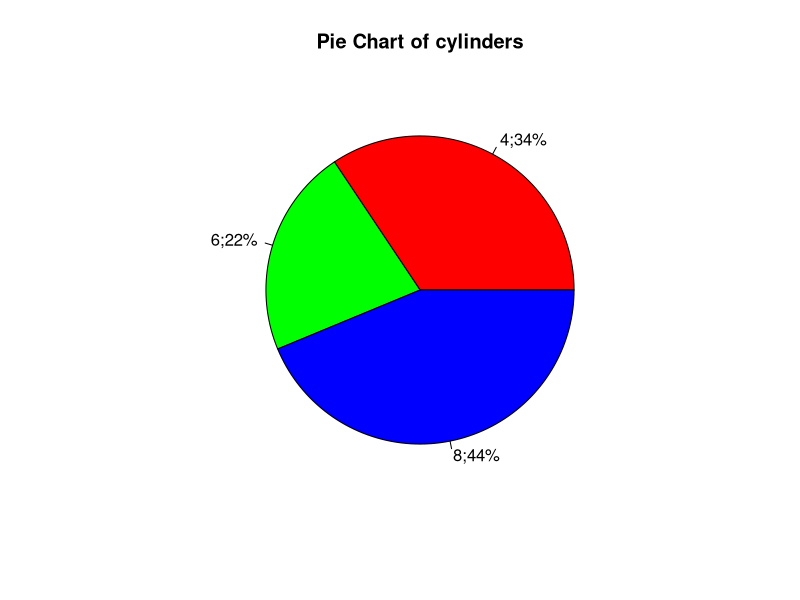
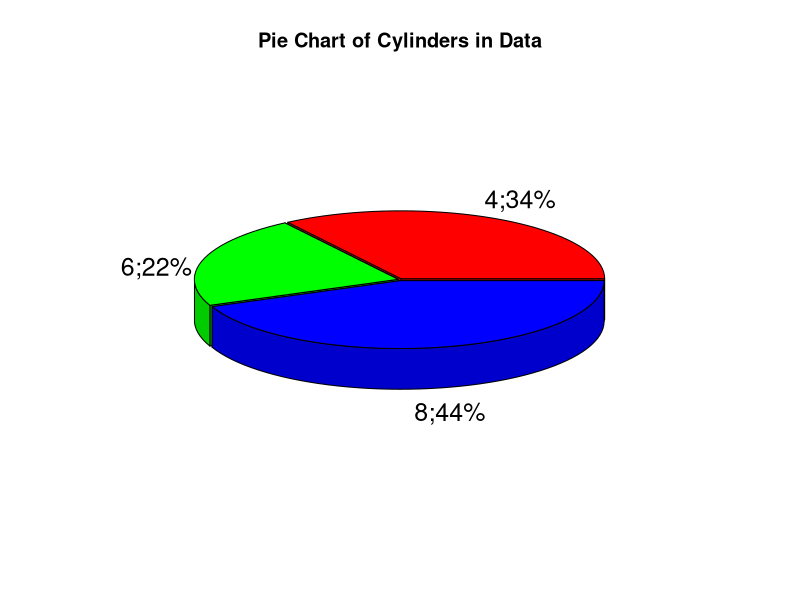
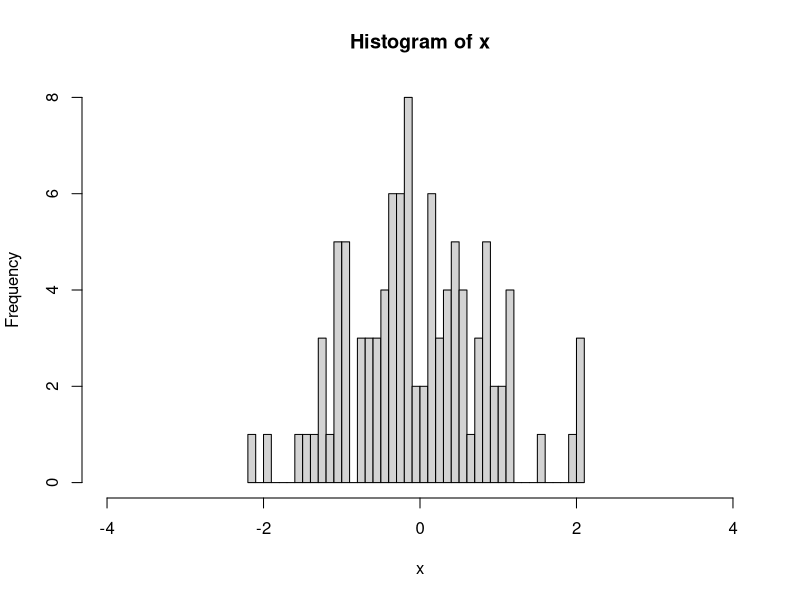
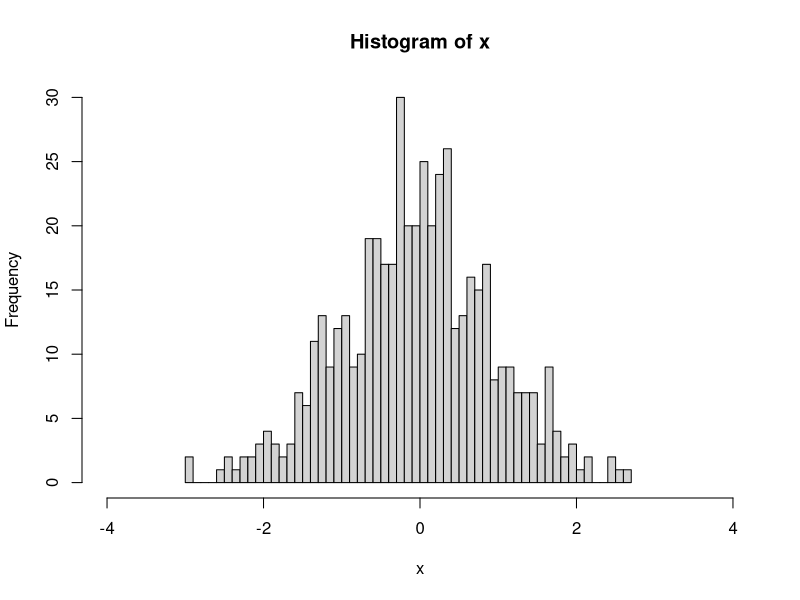
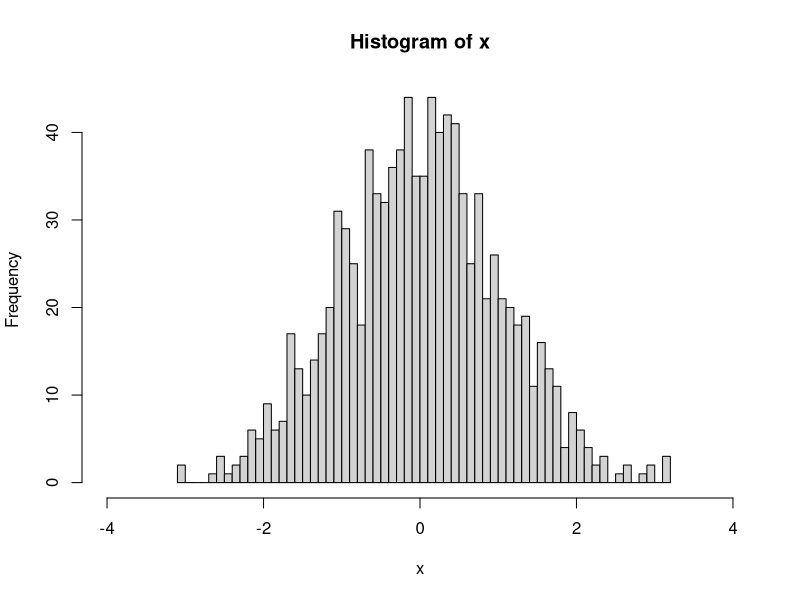
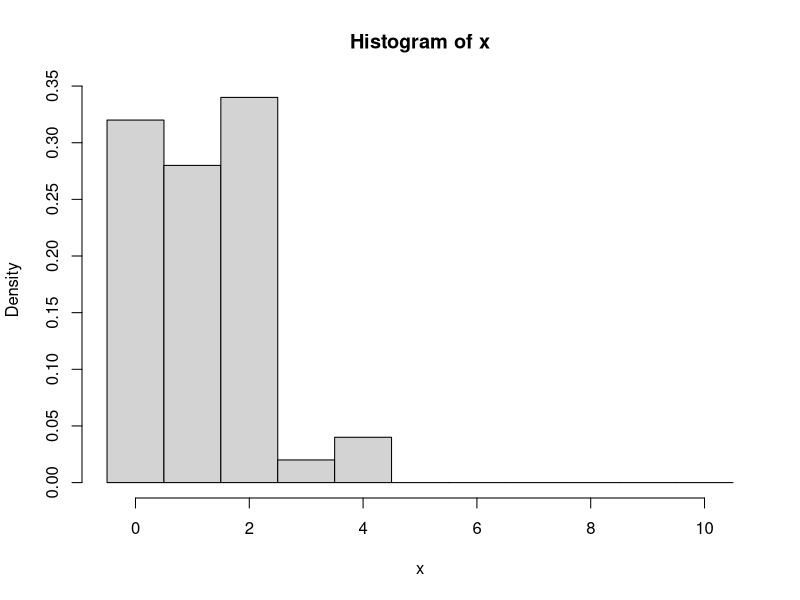
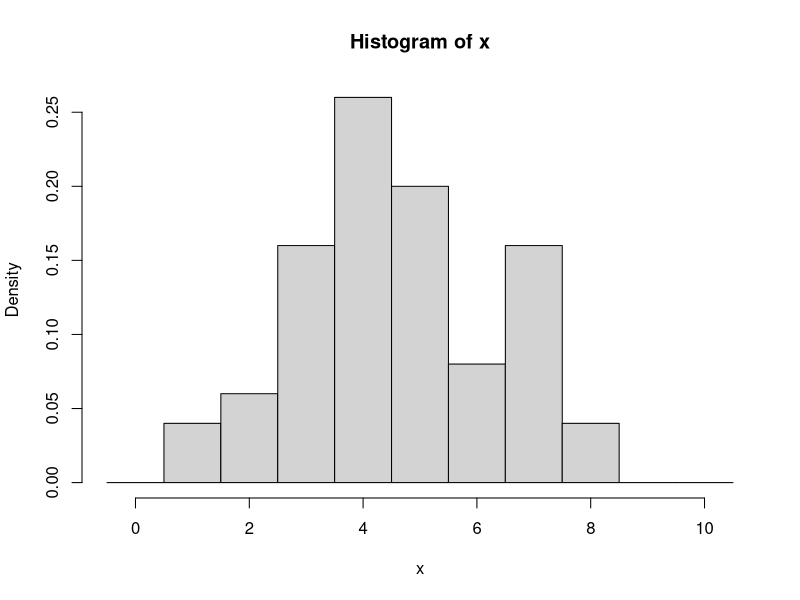
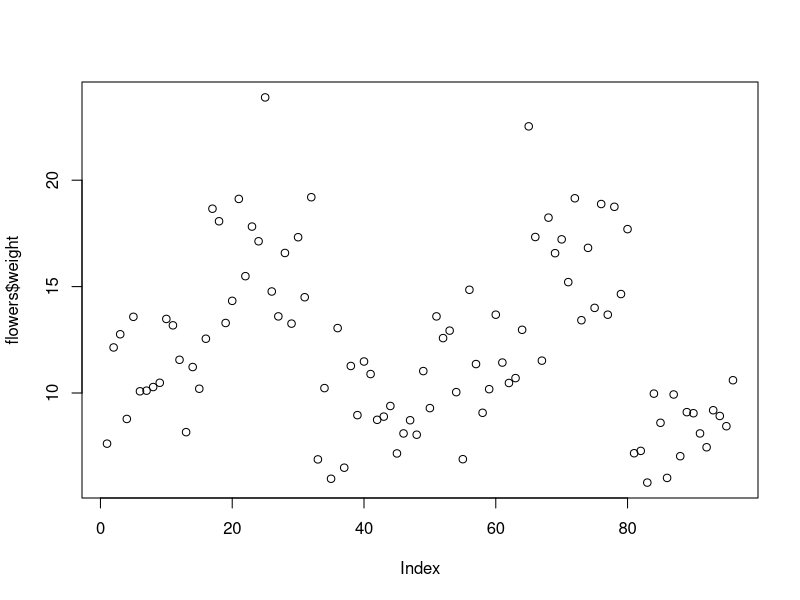

Write the R code that produced these figures, in order. (Note: this script raises an error after producing the figures.)
?mtcars
#pie charts
head(mtcars)
str(mtcars)

counts <- table(mtcars$cyl)

counts <- as.vector(table(mtcars$cyl))
lbls <- c("4", "6", "8")
pct <- round(counts/sum(counts)*100)
lbls <- paste(lbls, pct, sep=";")
lbls <- paste(lbls, "%", sep="")
pie(counts, labels = lbls, col = rainbow(length(lbls)),main = "Pie Chart of cylinders")
install.packages("plotrix")
library(plotrix)


counts = as.vector(table(mtcars$cyl))
lbls <- c("4","6","8")
pct <- round(counts/sum(counts)*100)
lbls <- paste(lbls,pct,sep = ";")
lbls <- paste(lbls, "%", sep = "")
pie3D(counts, labels = lbls, col = rainbow(length(lbls)),explode = 0.01, main = "Pie Chart of Cylinders in Data")


#Normal Distribution
#Sample Size n = 100

set.seed(12)
?set.seed
x <- rnorm(n = 100, mean = 0, sd = 1)
hist(x, breaks = 50, xlim=c(-4,4))


x <- rnorm(n = 500, mean = 0, sd = 1)
hist(x, breaks = 50, xlim = c(-4,4))

x <- rnorm(n = 1000, mean = 0, sd = 1)
hist(x, breaks = 50, xlim = c(-4,4))

set.seed(123456)
x <- rbinom(n = 50, size = 10, prob = 0.1)
hist(x, freq = F, breaks = seq(from = -0.5, to = 10.5, by = 1))

x <- rbinom(n = 50, size = 10, prob = 0.5)
hist(x, freq = F, breaks = seq(from = -0.5, to = 10.5, by = 1))

png("four-hists.png", width = 1000, height = 500)

t = (-400:400)/100; set.seed(12)
par(mfrow = c(2,2))
for(n in c(100,500,1000,5000)){
  x <- rnorm(n = n, mean = 0, sd = 1)
  hist(x, breaks = 50, freq = F, main = paste("n=", n), xlim = c(-4,4),ylim = c(0,0.8))
  lines(t, dnorm(t,0,1), lwd = 2, col = "blue")  
}

dev.off()

mycolors = c("#FF00FF","#8C1D40","#FFC627","#00FFFF")
png("four-hists-w-col.png", width = 1000, height = 500)

t = (-400:400)/100; set.seed(12)
par(mfrow = c(2,2))

iter = 0
for(n in c(100, 500, 1000, 5000)){
  iter = iter + 1
  x <- rnorm(n = n, mean = 0, sd = 1)
  hist(x, breaks = 50, freq = F, main = paste("n" = n), col = mycolors[iter], xlim = c(-4,4), ylim = c(0,0.8))
  lines(t, dnorm(t,0,1), lwd = 2, col = "blue")
}

dev.off()

getwd()
flowers <- read.csv("flower.csv")
str(flowers)


plot(flowers$weight)
plot(x = flowers$weight, y = flowers$shootarea)
plot(flowers$shootarea ~ flowers$weight)

my_x <- 1:10
my_y <- seq(from = 1, to = 20, by = 2)

par(mfrow = c(2,2))
plot(my_x, my_y, type = "l")
plot(my_x, my_y, type = "b")
plot(my_x, my_y, type = "o")
plot(my_x, my_y, type = "c")

par(mfrow = c(1,1))

attach(flowers)
hist(flowers$height)
max(flowers$height)

brk <- seq(from = 0, to = 18, by = 1)
hist(flowers$height, breaks= brk, main = "petunia height")

brk <- seq(from = 0, to = 18, by = 1)
hist(flowers$height, breaks = brk, freq = F, main = "petunia height")

dens <- density(flowers$height)
hist(flowers$height, breaks = brk, freq = F, main = "petunia height")
lines(dens)


boxplot(flowers$weight, ylab = "weight(g)")
boxplot(weight ~ nitrogen, data = flowers, ylab = "weight(g)", xlab = "nitrogen level")

flowers$nitrogen <- factor(flowers$nitrogen, levels = c("low","medium","high"))
boxplot(weight ~ nitrogen, data = flowers, ylab = "weight(g)", xlab = "nitrogen level")


install.packages("vioplot")
library(vioplot)
vioplot(weight ~ nitrogen, data = flowers, ylab = "weight(g)", xlab = "nitrogen level", col = "lightblue")

dotchart(flowers$height)
dotchart(flowers$height, group = flower$nitrogen)

pairs(flowers[, c["height","weight","leafarea","shootarea","flowers"]])
pairs(flowers[,4:8])

pairs
